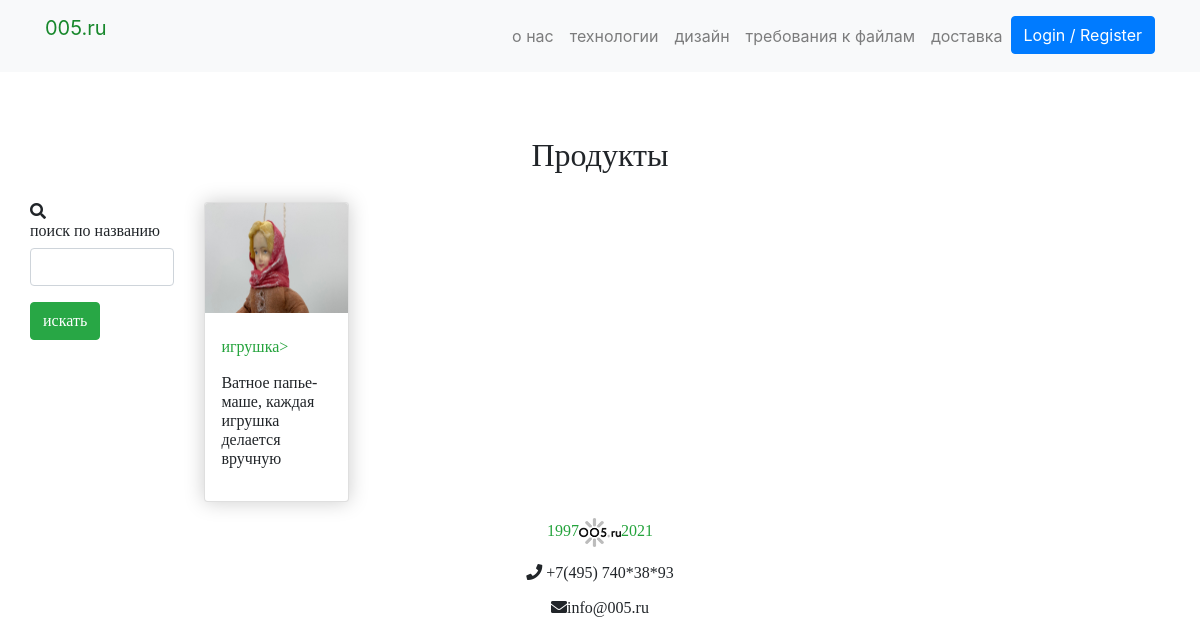
Page /products_by_category/7/ on the committed database.
### products/models.py (models this page shows, shortened)
class  Product(PolymorphicModel):
    mainimage = models.ImageField(upload_to='products/', blank=True, null=True)
    name = models.CharField(max_length=300, default = None, null=True)
    slug = models.SlugField(default = None, null=True)
    subcategory = models.ForeignKey(SubCategory, on_delete=models.CASCADE, default = None, null=True)
    category = models.ForeignKey(Category, on_delete=models.CASCADE, default = None, null=True)
    preview_text = models.TextField(max_length=50, verbose_name='Preview Text', blank=True, null=True)
    detail_text = models.TextField(max_length=1000, verbose_name='Detail Text', blank=True, null=True)
    lim1 = models.FloatField(default = None, null=True)
    lim2 = models.FloatField(default = None, null=True)
    tirazh = models.IntegerField(null=False)
    t = models.IntegerField(null=True)
    p = models.FloatField(default = None, null=True)
    box_size = models.CharField(max_length=50)

class Note2 (Product):
    def __init__(self, *args, **kwargs):
        super(Note2, self).__init__(*args, **kwargs)

class  Product(PolymorphicModel):
    mainimage = models.ImageField(upload_to='products/', blank=True, null=True)
    name = models.CharField(max_length=300, default = None, null=True)
    slug = models.SlugField(default = None, null=True)
    subcategory = models.ForeignKey(SubCategory, on_delete=models.CASCADE, default = None, null=True)
    category = models.ForeignKey(Category, on_delete=models.CASCADE, default = None, null=True)
    preview_text = models.TextField(max_length=50, verbose_name='Preview Text', blank=True, null=True)
    detail_text = models.TextField(max_length=1000, verbose_name='Detail Text', blank=True, null=True)
    lim1 = models.FloatField(default = None, null=True)
    lim2 = models.FloatField(default = None, null=True)
    tirazh = models.IntegerField(null=False)
    t = models.IntegerField(null=True)
    p = models.FloatField(default = None, null=True)
    box_size = models.CharField(max_length=50)

### products/views.py (the view)
# urls.py: path('products_by_category/<category>/', products_by_category, name='products_by_category'),
def products_by_category(request, category):
    print("category", category)
    product_list  = Product.objects.filter(category = category)
    product_filter = ProductFilter(request.GET, queryset=product_list)
    return render(request, 'products/category_products.html', {'filter': product_filter})

### products/templates/products/category_products.html (shortened to what this page needs)
{% extends 'products/base.html' %}
{% load crispy_forms_tags %}
{% block content %}
<div class="blog">
	<H6 STYLE="font-family: 'avenir next rounded std'">
   <div class="container">
   <h2 class="text-center">Продукты</h2>
   <br>
	<div class="row">
    <div class="row">
    <div class="col-md-3">
		<span class="icon"><i class="fa fa-search"></i></span>
		<H6 STYLE="font-family: 'avenir next rounded std'">
			<form method="get">
				{{ filter.form| crispy }}
			<button type= "submit"
		class= "btn btn-success btn-buy">
		  искать
		</button>
		</div>
    <div class="col-md-9">
		<div class="row">
			{% for product in filter.qs %}
		  <div class="col-md-6 col-sm-12 col-lg-4">
			<figure class="card card-product">
				<div class="img-wrap">
					<img src="{{ product.mainimage.url }}" style="width: 100%; height: 250px;">
				</div>
				<figcaption class="info-wrap">
					<div class="card-body">
						 <h6 class="card-title"><a href="/product/{{ product.slug }}"><p style="color:rgb(36, 163, 60)">{{ product.name }}></p></a></h6>
				 {{ product.preview_text}}
						 </div>
					<div class="action-wrap">
					</div>
				</figcaption>
			</figure>
		</div>
      {% endfor %}
		</div>
	</div>
  </div>
  </div>
{% endblock %}

### products/static/css/main.css (style rules this page uses)
.blog { margin: 4em 0; position: relative; }
.blog .card { box-shadow: 0 0 20px #ccc; }
.blog .card img { width: 100%; height: 12em; }
.blog .card-title { color:#F97300; }
.blog .card-body { padding: 1em; }

### products/templates/products/base.html (style rules this page uses)
.card { height: 300px; }
.card-product:after { content: ""; display: table; clear: both; visibility: hidden; }
.card-product .img-wrap { border-radius: 3px 3px 0 0; overflow: hidden; position: relative; height: 220px; text-align: center; }
.card-product .action-wrap { padding-top: 4px; margin-top: 4px; }

### rows in the picture
Note2: mainimage (picture), name "игрушка", preview_text "Ватное папье-маше, каждая игрушка делается вручную"
